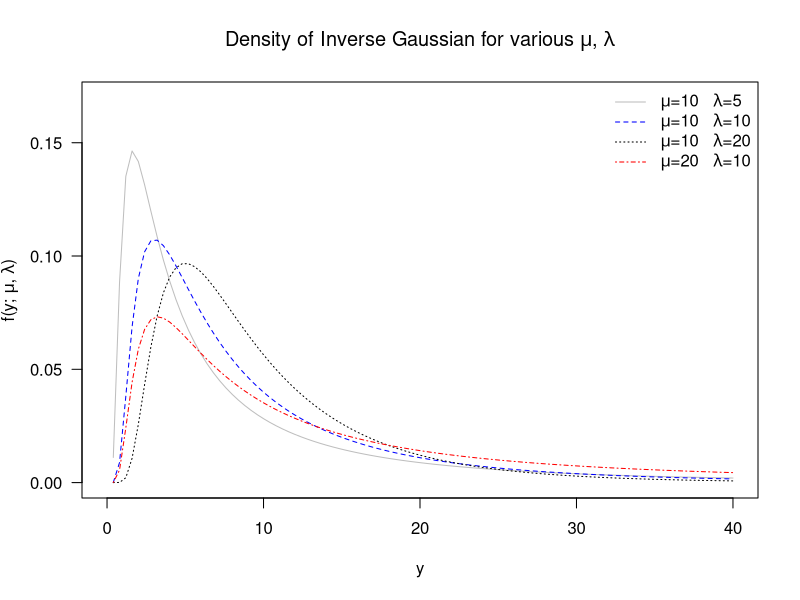

This chart was generated by the following R code:
## ---- chunk 1
knitr::opts_chunk$set(echo = TRUE)
## ---- chunk 2
dinvgauss <- function(y, mu, lambda)
  {(lambda / (2 * pi * y^3)) ^ 0.5 * exp(-lambda * (y - mu) ^ 2 / (2 * y * mu ^2))}
density1 <- function(y){dinvgauss(y, 10, 5)}
curve(density1, 0, 40, xlim=c(0,40), ylim=c(0,0.17),type='l', lty=1, las = 1,
      main=expression(paste('Density of Inverse Gaussian for various ', mu, ', ', lambda)), 
      col = 'grey', xlab='y', ylab=expression(paste('f(y; ', mu, ', ',lambda, ')')))
density2 <- function(y){dinvgauss(y, 10, 10)}
curve(density2, 0, 40, type='l', col='blue', lty=2, add=TRUE)
density3 <- function(y){dinvgauss(y, 10, 20)}
curve(density3, 0, 40, type='l', col='black', lty=3, add=TRUE)
density4 <- function(y){dinvgauss(y, 20, 10)}
curve(density4, 0, 40, type='l', col='red', lty=4, add=TRUE)
legend("topright", legend=c(expression(paste(mu, '=10   ', lambda, '=5')),
                            expression(paste(mu, '=10   ', lambda,'=10')), 
                            expression(paste(mu, '=10   ', lambda, '=20')), 
                            expression(paste(mu, '=20   ', lambda, '=10'))), 
       col=c('grey', 'blue', 'black', 'red'), lty=c(1,2,3,4), bty='n')
